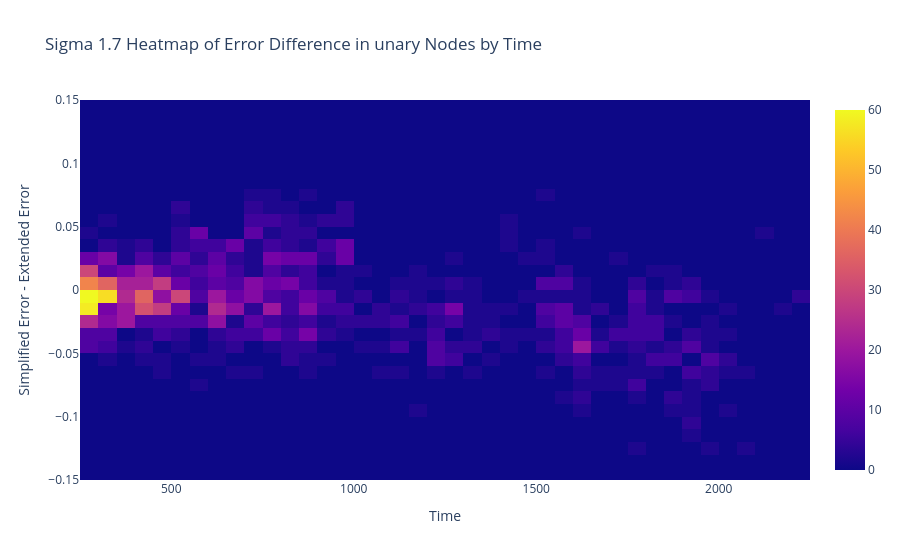

The notebook cell saved with this chart:
### Code cell
heat_map(data[1.7][0]['unary_results'], data[1.7][0]['static_info'], "unary")

### Figure 1 — Plotly figure (JSON) as saved in the notebook; plotly's stock layout.template omitted (floating-point values rounded to 4 significant figures; data arrays with more than 128 entries replaced by an {"elided": "..."} marker saying what was removed)
{"data": [{"autobinx": false, "autobiny": false, "histnorm": "density", "type": "histogram2d", "x": {"elided": "9030 float values"}, "xbins": {"end": 2250, "size": 50, "start": 250}, "y": {"elided": "9030 float values"}, "ybins": {"end": 0.15, "size": 0.01, "start": -0.15}}], "layout": {"title": {"text": "Sigma 1.7 Heatmap of Error Difference in unary Nodes by Time"}, "xaxis": {"title": {"text": "Time"}}, "yaxis": {"title": {"text": "Simplified Error - Extended Error"}}}}
